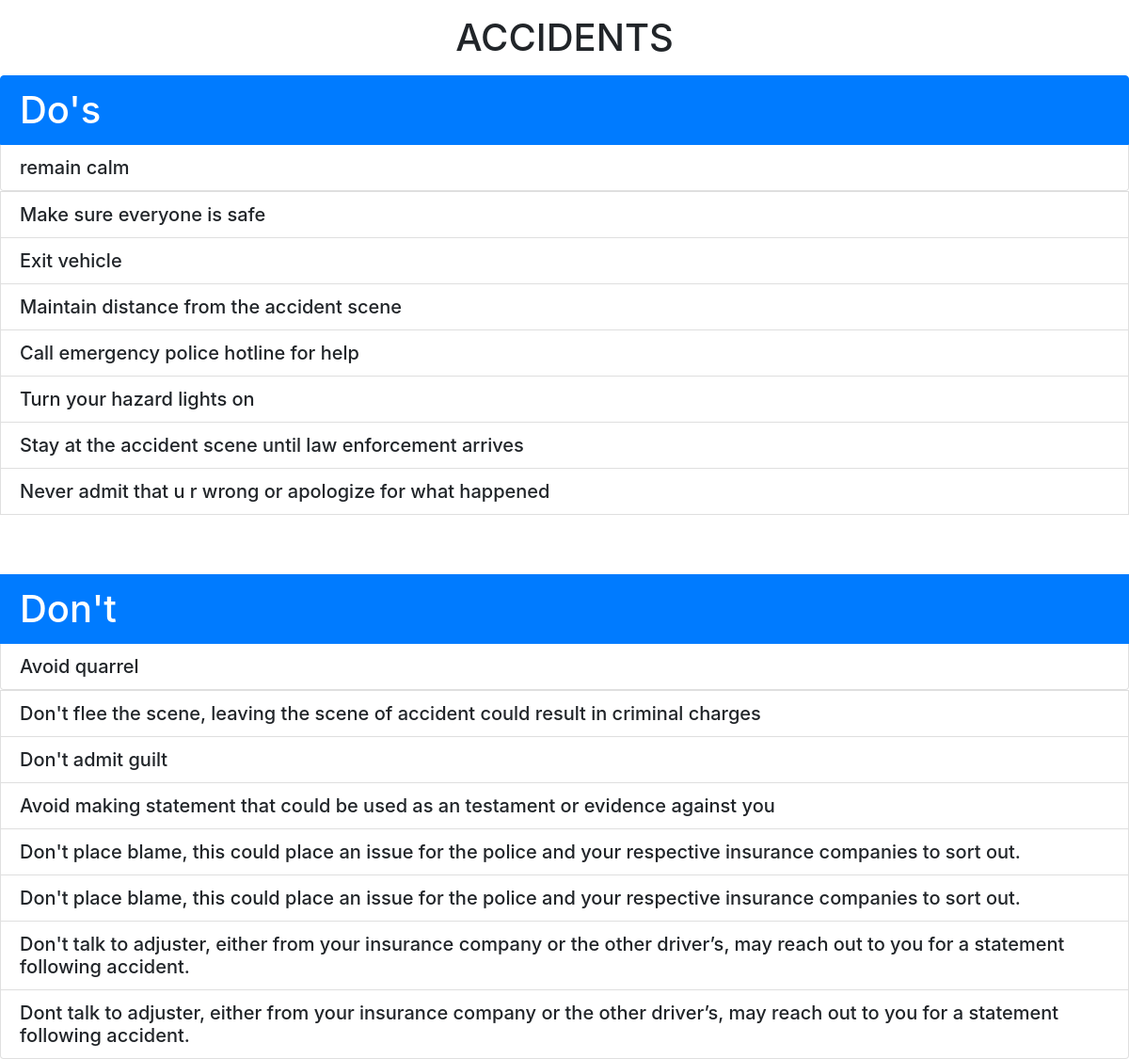
Screenshot of /accidents with the database file from the repository.
### trafficbotapp/models.py (models this page shows)
class accidents(models.Model):
       Do=models.CharField(max_length=300)
       Dont=models.CharField(max_length=300)

### trafficbotapp/views.py (the view)
# urls.py: path("accidents",views.accidentss,name="accidents")
def accidentss(request):
    accident=accidents.objects.all()
    return render(request,"accidents.html",{"accident":accident})

### trafficbotapp/templates/accidents.html (shortened to what this page needs)
<!doctype html>
<html lang="en">
  <head>
    <link rel="stylesheet" href="https://cdn.jsdelivr.net/npm/bootstrap@4.0.0/dist/css/bootstrap.min.css">
  </head>
  <body>
    <center>
      <p>
    <h1>ACCIDENTS</h1></p>
    </center>
  </body>
</html>
<ul class="list-group">
    <h1 class="list-group-item active">Do's</h1>
    {%for accidents in accident%}
    <H5 class="list-group-item">    {{accidents.Do}}
    </H5>
  </ul>
  {%endfor%}
  <P><p><P><ul class="list-group"></P></p></p>
    <h1 class="list-group-item active">Don't</h1>
    {%for accidents in accident%}
    <h5 class="list-group-item">    {{accidents.Dont}}
    </h5>
  {%endfor%}

### rows the page displays
accidents: Do "remain calm", Dont "Avoid quarrel"
accidents: Do "Make sure everyone is safe", Dont "Don't flee the scene, leaving the scene of accident could result in criminal charges"
accidents: Do "Exit vehicle", Dont "Don't admit guilt"
accidents: Do "Maintain distance from the accident scene", Dont "Avoid making statement that could be used as an testament or evidence against you"
accidents: Do "Call emergency police hotline for help", Dont "Don't place blame, this could place an issue for the police and your respective insurance companies to sort out."
accidents: Do "Turn your hazard lights on", Dont "Don't place blame, this could place an issue for the police and your respective insurance companies to sort out."
accidents: Do "Stay at the accident scene until law enforcement arrives", Dont "Don't talk to adjuster, either from your insurance company or the other driver’s, may reach out to you for a statement following accident."
accidents: Do "Never admit that u r wrong or apologize for what happened", Dont "Dont talk to adjuster, either from your insurance company or the other driver’s, may reach out to you for a statement following accident."
